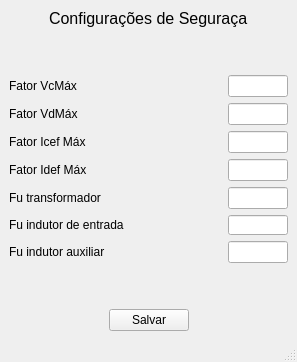
<?xml version="1.0" encoding="UTF-8"?>
<ui version="4.0">
 <class>ConfigSecurityWindow</class>
 <widget class="QMainWindow" name="ConfigSecurityWindow">
  <property name="geometry">
   <rect>
    <x>0</x>
    <y>0</y>
    <width>287</width>
    <height>0</height>
   </rect>
  </property>
  <property name="windowTitle">
   <string>MainWindow</string>
  </property>
  <widget class="QWidget" name="centralwidget">
   <layout class="QHBoxLayout" name="horizontalLayout_9">
    <item>
     <layout class="QVBoxLayout" name="verticalLayout">
      <item>
       <layout class="QHBoxLayout" name="horizontalLayout_8">
        <item>
         <spacer name="horizontalSpacer">
          <property name="orientation">
           <enum>Qt::Horizontal</enum>
          </property>
          <property name="sizeHint" stdset="0">
           <size>
            <width>40</width>
            <height>20</height>
           </size>
          </property>
         </spacer>
        </item>
        <item>
         <widget class="QLabel" name="label">
          <property name="text">
           <string>&lt;html&gt;&lt;head/&gt;&lt;body&gt;&lt;p&gt;&lt;span style=&quot; font-size:12pt;&quot;&gt;Configurações de Seguraça&lt;/span&gt;&lt;/p&gt;&lt;/body&gt;&lt;/html&gt;</string>
          </property>
         </widget>
        </item>
        <item>
         <spacer name="horizontalSpacer_2">
          <property name="orientation">
           <enum>Qt::Horizontal</enum>
          </property>
          <property name="sizeHint" stdset="0">
           <size>
            <width>40</width>
            <height>20</height>
           </size>
          </property>
         </spacer>
        </item>
       </layout>
      </item>
      <item>
       <spacer name="verticalSpacer">
        <property name="orientation">
         <enum>Qt::Vertical</enum>
        </property>
        <property name="sizeHint" stdset="0">
         <size>
          <width>20</width>
          <height>40</height>
         </size>
        </property>
       </spacer>
      </item>
      <item>
       <layout class="QHBoxLayout" name="horizontalLayout">
        <item>
         <widget class="QLabel" name="label_Vin">
          <property name="text">
           <string>Fator VcMáx</string>
          </property>
         </widget>
        </item>
        <item>
         <spacer name="horizontalSpacer_3">
          <property name="orientation">
           <enum>Qt::Horizontal</enum>
          </property>
          <property name="sizeHint" stdset="0">
           <size>
            <width>40</width>
            <height>20</height>
           </size>
          </property>
         </spacer>
        </item>
        <item>
         <widget class="QLineEdit" name="input_fvcmax">
          <property name="maximumSize">
           <size>
            <width>60</width>
            <height>16777215</height>
           </size>
          </property>
         </widget>
        </item>
       </layout>
      </item>
      <item>
       <layout class="QHBoxLayout" name="horizontalLayout_2">
        <item>
         <widget class="QLabel" name="label_Vo">
          <property name="text">
           <string>Fator VdMáx</string>
          </property>
         </widget>
        </item>
        <item>
         <spacer name="horizontalSpacer_4">
          <property name="orientation">
           <enum>Qt::Horizontal</enum>
          </property>
          <property name="sizeHint" stdset="0">
           <size>
            <width>40</width>
            <height>20</height>
           </size>
          </property>
         </spacer>
        </item>
        <item>
         <widget class="QLineEdit" name="input_fvdmax">
          <property name="maximumSize">
           <size>
            <width>60</width>
            <height>16777215</height>
           </size>
          </property>
         </widget>
        </item>
       </layout>
      </item>
      <item>
       <layout class="QHBoxLayout" name="horizontalLayout_3">
        <item>
         <widget class="QLabel" name="label_Vo_2">
          <property name="text">
           <string>Fator Icef Máx</string>
          </property>
         </widget>
        </item>
        <item>
         <spacer name="horizontalSpacer_5">
          <property name="orientation">
           <enum>Qt::Horizontal</enum>
          </property>
          <property name="sizeHint" stdset="0">
           <size>
            <width>40</width>
            <height>20</height>
           </size>
          </property>
         </spacer>
        </item>
        <item>
         <widget class="QLineEdit" name="input_ficmax">
          <property name="maximumSize">
           <size>
            <width>60</width>
            <height>16777215</height>
           </size>
          </property>
         </widget>
        </item>
       </layout>
      </item>
      <item>
       <layout class="QHBoxLayout" name="horizontalLayout_4">
        <item>
         <widget class="QLabel" name="label_DeltaIin">
          <property name="text">
           <string>Fator Idef Máx</string>
          </property>
         </widget>
        </item>
        <item>
         <spacer name="horizontalSpacer_6">
          <property name="orientation">
           <enum>Qt::Horizontal</enum>
          </property>
          <property name="sizeHint" stdset="0">
           <size>
            <width>40</width>
            <height>20</height>
           </size>
          </property>
         </spacer>
        </item>
        <item>
         <widget class="QLineEdit" name="input_fidmax">
          <property name="maximumSize">
           <size>
            <width>60</width>
            <height>16777215</height>
           </size>
          </property>
         </widget>
        </item>
       </layout>
      </item>
      <item>
       <layout class="QHBoxLayout" name="horizontalLayout_5">
        <item>
         <widget class="QLabel" name="label_DeltaVo">
          <property name="text">
           <string>Fu transformador</string>
          </property>
         </widget>
        </item>
        <item>
         <spacer name="horizontalSpacer_7">
          <property name="orientation">
           <enum>Qt::Horizontal</enum>
          </property>
          <property name="sizeHint" stdset="0">
           <size>
            <width>40</width>
            <height>20</height>
           </size>
          </property>
         </spacer>
        </item>
        <item>
         <widget class="QLineEdit" name="input_futrafo">
          <property name="maximumSize">
           <size>
            <width>60</width>
            <height>16777215</height>
           </size>
          </property>
         </widget>
        </item>
       </layout>
      </item>
      <item>
       <layout class="QHBoxLayout" name="horizontalLayout_6">
        <item>
         <widget class="QLabel" name="label_JMax">
          <property name="text">
           <string>Fu indutor de entrada</string>
          </property>
         </widget>
        </item>
        <item>
         <spacer name="horizontalSpacer_8">
          <property name="orientation">
           <enum>Qt::Horizontal</enum>
          </property>
          <property name="sizeHint" stdset="0">
           <size>
            <width>40</width>
            <height>20</height>
           </size>
          </property>
         </spacer>
        </item>
        <item>
         <widget class="QLineEdit" name="input_fuLi">
          <property name="sizePolicy">
           <sizepolicy hsizetype="Minimum" vsizetype="Fixed">
            <horstretch>0</horstretch>
            <verstretch>0</verstretch>
           </sizepolicy>
          </property>
          <property name="minimumSize">
           <size>
            <width>20</width>
            <height>20</height>
           </size>
          </property>
          <property name="maximumSize">
           <size>
            <width>60</width>
            <height>20</height>
           </size>
          </property>
         </widget>
        </item>
       </layout>
      </item>
      <item>
       <layout class="QHBoxLayout" name="horizontalLayout_7">
        <item>
         <widget class="QLabel" name="label_DeltaVo_2">
          <property name="text">
           <string>Fu indutor auxiliar</string>
          </property>
         </widget>
        </item>
        <item>
         <spacer name="horizontalSpacer_9">
          <property name="orientation">
           <enum>Qt::Horizontal</enum>
          </property>
          <property name="sizeHint" stdset="0">
           <size>
            <width>40</width>
            <height>20</height>
           </size>
          </property>
         </spacer>
        </item>
        <item>
         <widget class="QLineEdit" name="input_fuLk">
          <property name="maximumSize">
           <size>
            <width>60</width>
            <height>16777215</height>
           </size>
          </property>
         </widget>
        </item>
       </layout>
      </item>
      <item>
       <spacer name="verticalSpacer_2">
        <property name="orientation">
         <enum>Qt::Vertical</enum>
        </property>
        <property name="sizeHint" stdset="0">
         <size>
          <width>20</width>
          <height>40</height>
         </size>
        </property>
       </spacer>
      </item>
      <item>
       <layout class="QHBoxLayout" name="horizontalLayout_11">
        <item>
         <spacer name="horizontalSpacer_10">
          <property name="orientation">
           <enum>Qt::Horizontal</enum>
          </property>
          <property name="sizeHint" stdset="0">
           <size>
            <width>40</width>
            <height>20</height>
           </size>
          </property>
         </spacer>
        </item>
        <item>
         <widget class="QPushButton" name="save_configurations_button">
          <property name="text">
           <string>Salvar</string>
          </property>
         </widget>
        </item>
        <item>
         <spacer name="horizontalSpacer_11">
          <property name="orientation">
           <enum>Qt::Horizontal</enum>
          </property>
          <property name="sizeHint" stdset="0">
           <size>
            <width>40</width>
            <height>20</height>
           </size>
          </property>
         </spacer>
        </item>
       </layout>
      </item>
     </layout>
    </item>
   </layout>
  </widget>
  <widget class="QStatusBar" name="statusbar"/>
 </widget>
 <resources/>
 <connections/>
</ui>
